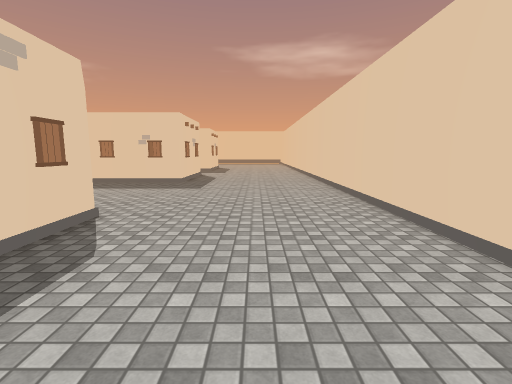
[1] (above)

21 first-person views from a walk through a 3-D level made in the Unity game engine. The camera is 1.5 m above the floor, tilts 8° down and sees 85° across. The floor is counted in squares, 1 m on a side. Each view is taken from the middle of a square. On the plan, view 1 faces up. The plan holds only what a view shows up to about 14 squares ahead; the rest is blank. The place goes on beyond the plan. The player is left out. Some animated figures are not drawn. Some surface patterns are stand-ins.

[2]
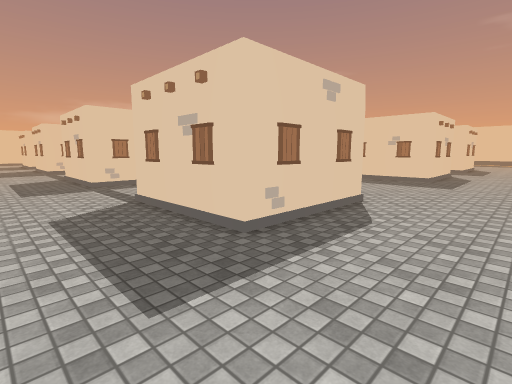

[3]
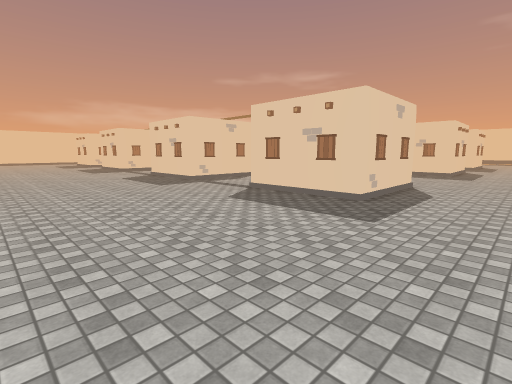

[4]
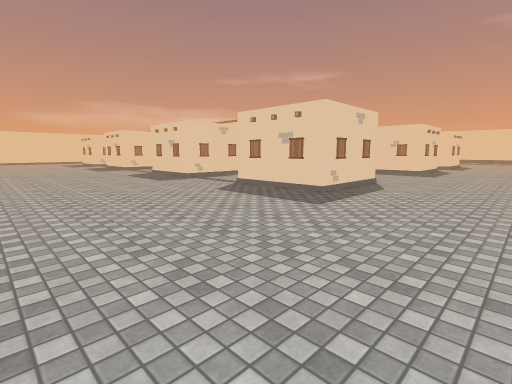

[5]
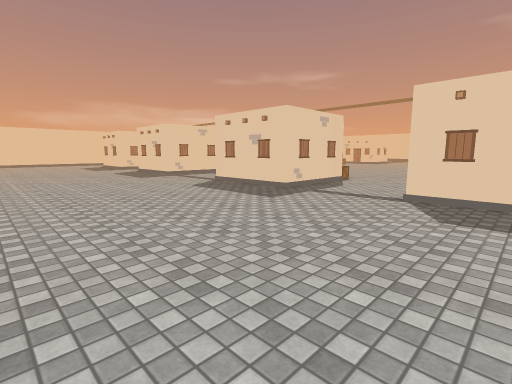

[6]
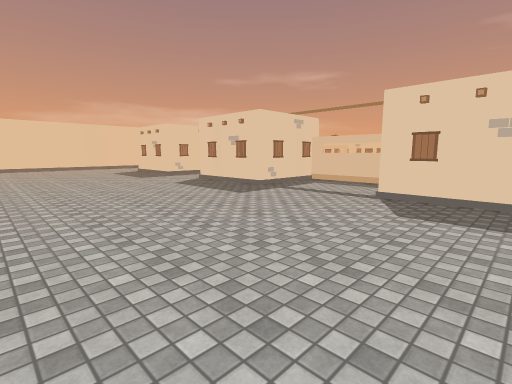

[7]
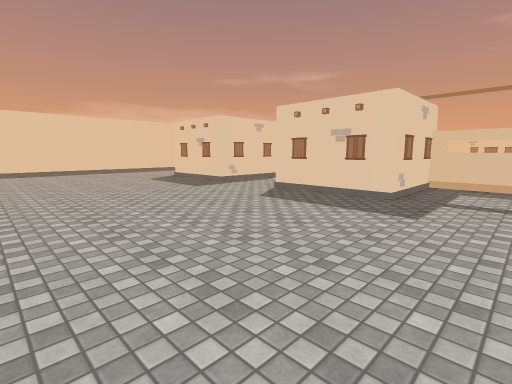

[8]
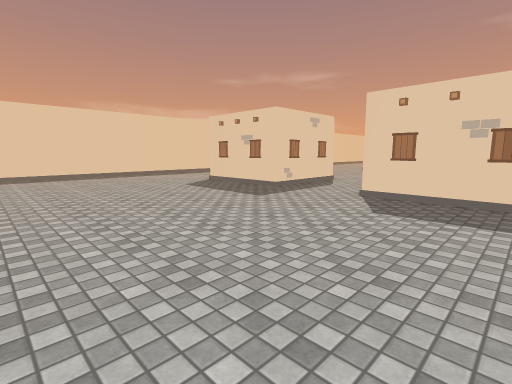

[9]
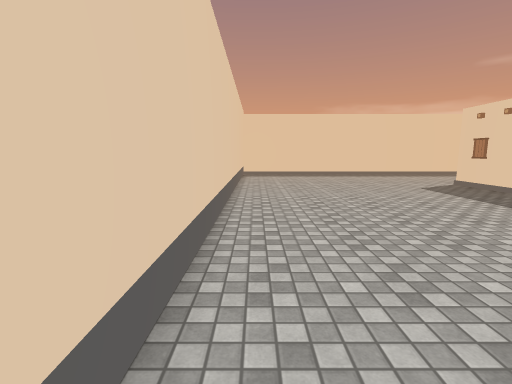

[10]
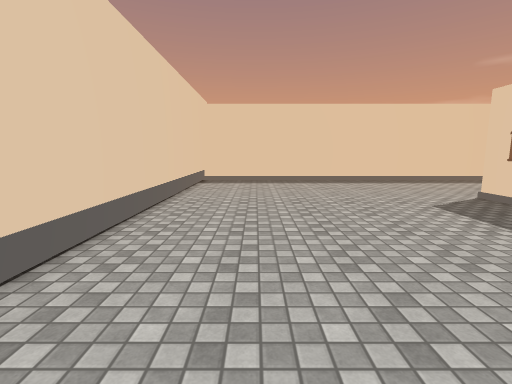

[11]
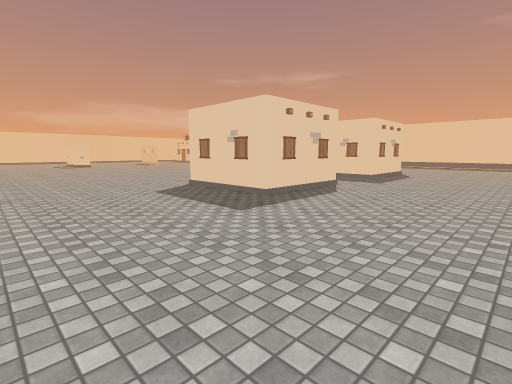

[12]
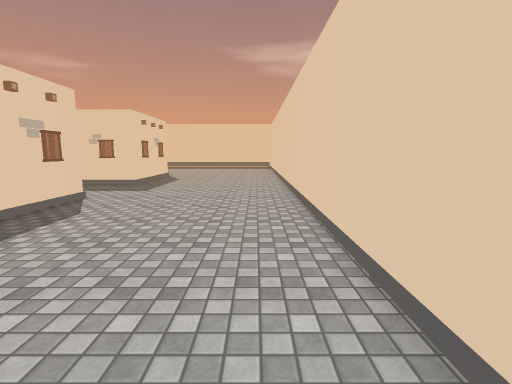

[13]
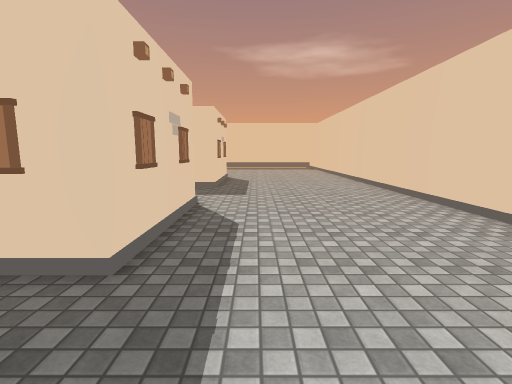

[14]
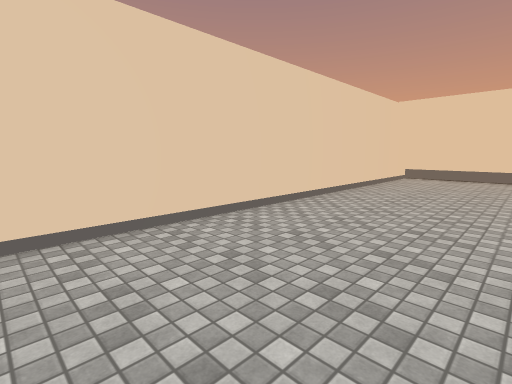

[15]
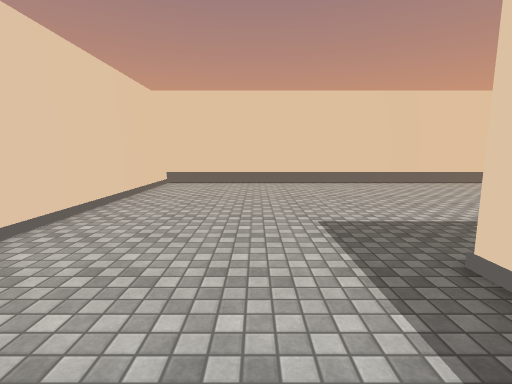

[16]
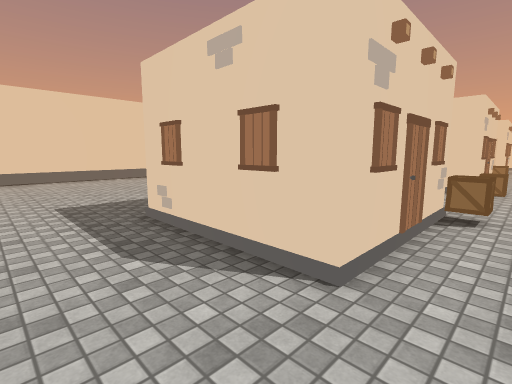

[17]
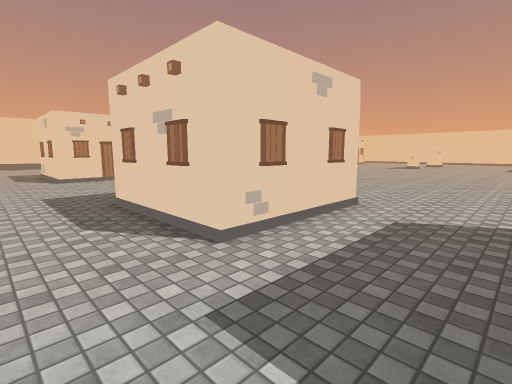

[18]
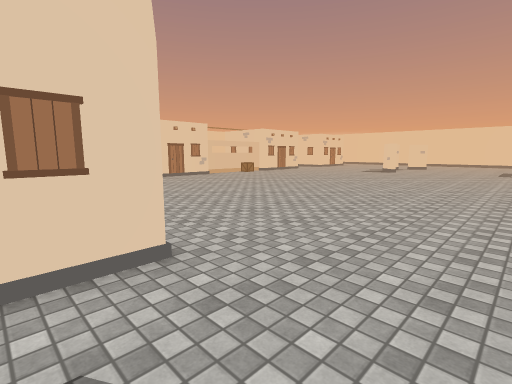

[19]
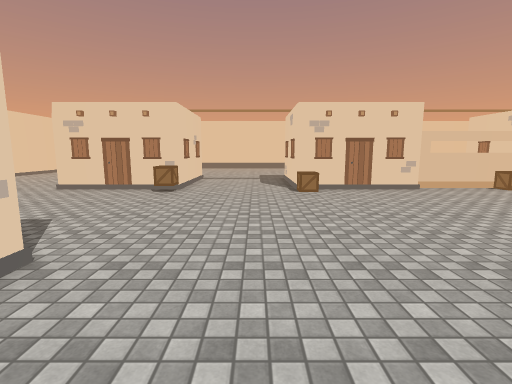

[20]
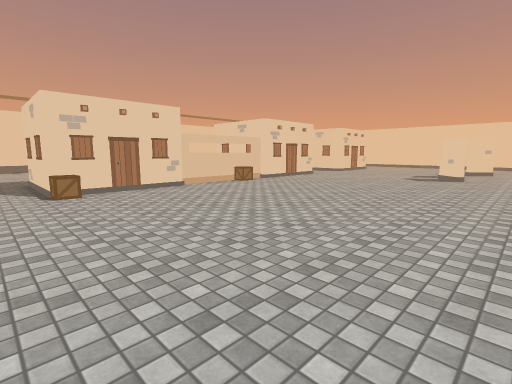

[21]
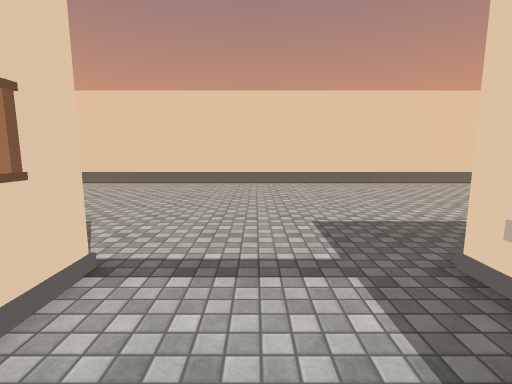

### Floor plan
Key: @ floor where view 1 was taken; # wall or solid block; . floor; = window, fence, low wall or low ledge; O other object.
Columns run from 43 left of view 1 to 4 right of it. Each row starts with its distance up from view 1.
 25                                        #.......#
 24                                   O  ###.......#
 23                          ......................#
 22                    ............................#
 21                    ............................#
 20                     ...........................#
 19                      .............####O#.......#
 18                     ..............     #.......#
 17               ....................     #.......#
 16               ....................     #.......#
 15                ...................O    #.......#
 14                 ...................OOOO#.......#
 13                  ..............................#
 12                   .............................#
 11                    ............................#
 10                     ...........................#
  9                      ..........................#
  8                      ..........................#
  7                     OO.......O....OO...........#
  6                    ###==######....######.......#
  5           O        O....O    #....#    #.......#
  4 ..        #..      #....     #....#    #.......#
  3 ....      O...     O....O    O....#   ##.......#
  2 .....#####O...#####O....######....#####O.......#
  1 ...............................................#
  0 ...........................................@...#
 -1 ...............................................#
 -2 ...............................................#
 -3 ...............................................#
 -4 ...............................................#
 -5 ...............................................#
 -6 ...............................................#
 -7 ...............................................#
 -8 ...............................................#
 -9 ##################   ###########################

Where each view was taken, in squares from view 1:
view 1: 0 up, 0 right, facing up
view 2: 2 down, 0 right, facing up-left
view 3: 7 down, 0 right, facing up-left
view 4: 8 down, 2 right, facing up-left
view 5: 8 down, 6 left, facing up-left
view 6: 8 down, 15 left, facing up-left
view 7: 8 down, 21 left, facing up-left
view 8: 8 down, 25 left, facing up-left
view 9: 8 down, 25 left, facing left
view 10: 6 down, 29 left, facing left
view 11: 7 up, 3 right, facing up-left
view 12: 10 up, 2 right, facing up
view 13: 11 up, 2 left, facing up
view 14: 9 up, 2 left, facing down-right
view 15: 5 up, 1 left, facing down
view 16: 8 up, 1 left, facing down-left
view 17: 23 up, 1 left, facing down-left
view 18: 23 up, 7 left, facing down-left
view 19: 18 up, 12 left, facing down
view 20: 18 up, 12 left, facing down-left
view 21: 5 up, 11 left, facing down
